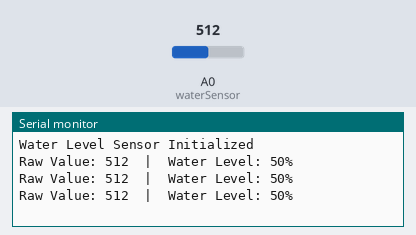
The sketch below on a simulated Arduino Uno, built with avr-gcc and run on an emulated ATmega328P. On the bench: the last lines printed to the serial monitor. The inputs (shaded band) are chosen by the test bench; at power-on: A0 (waterSensor) = 512.

Above: at 1.3 s.
1.4 s: A0 (waterSensor) set to 716
At 1.9 s:
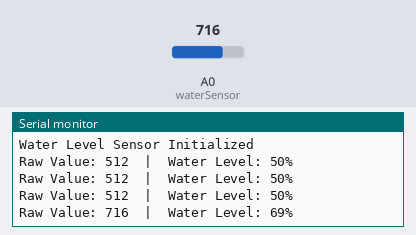
2.9 s: A0 (waterSensor) set to 900
At 3.4 s:
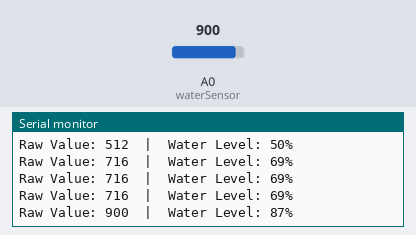
Timing chart, 0 to 5.9 s (numbered marks = the images above; inputs shaded):
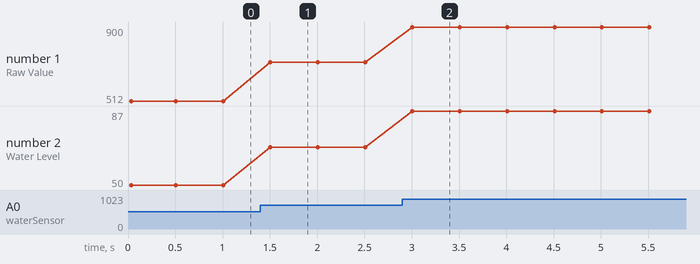

The sketch:

WATER_LEVEL_SENSOR.ino
```cpp
int waterSensor = A0;   // Analog pin for water level sensor
int waterValue = 0;

void setup() {
  Serial.begin(9600);
  Serial.println("Water Level Sensor Initialized");
}

void loop() {
  // Read water sensor value
  waterValue = analogRead(waterSensor);

  // Convert to percentage (0–1023 mapped to 0–100%)
  int waterPercent = map(waterValue, 0, 1023, 0, 100);

  // Print to Serial Monitor
  Serial.print("Raw Value: ");
  Serial.print(waterValue);
  Serial.print("  |  Water Level: ");
  Serial.print(waterPercent);
  Serial.println("%");

  delay(500); // wait 0.5 seconds before next reading
}
```

Measured:
- after the input at 1.4 s, the serial monitor: prints a new line after 0.11 s (image 1)
- after the input at 2.9 s, the serial monitor: prints a new line after 0.11 s (image 2)
- plotted number 1: 512 → 716 after the input at 1.4 s, 716 → 900 after the input at 2.9 s
- plotted number 2: 50 → 69 after the input at 1.4 s, 69 → 87 after the input at 2.9 s
